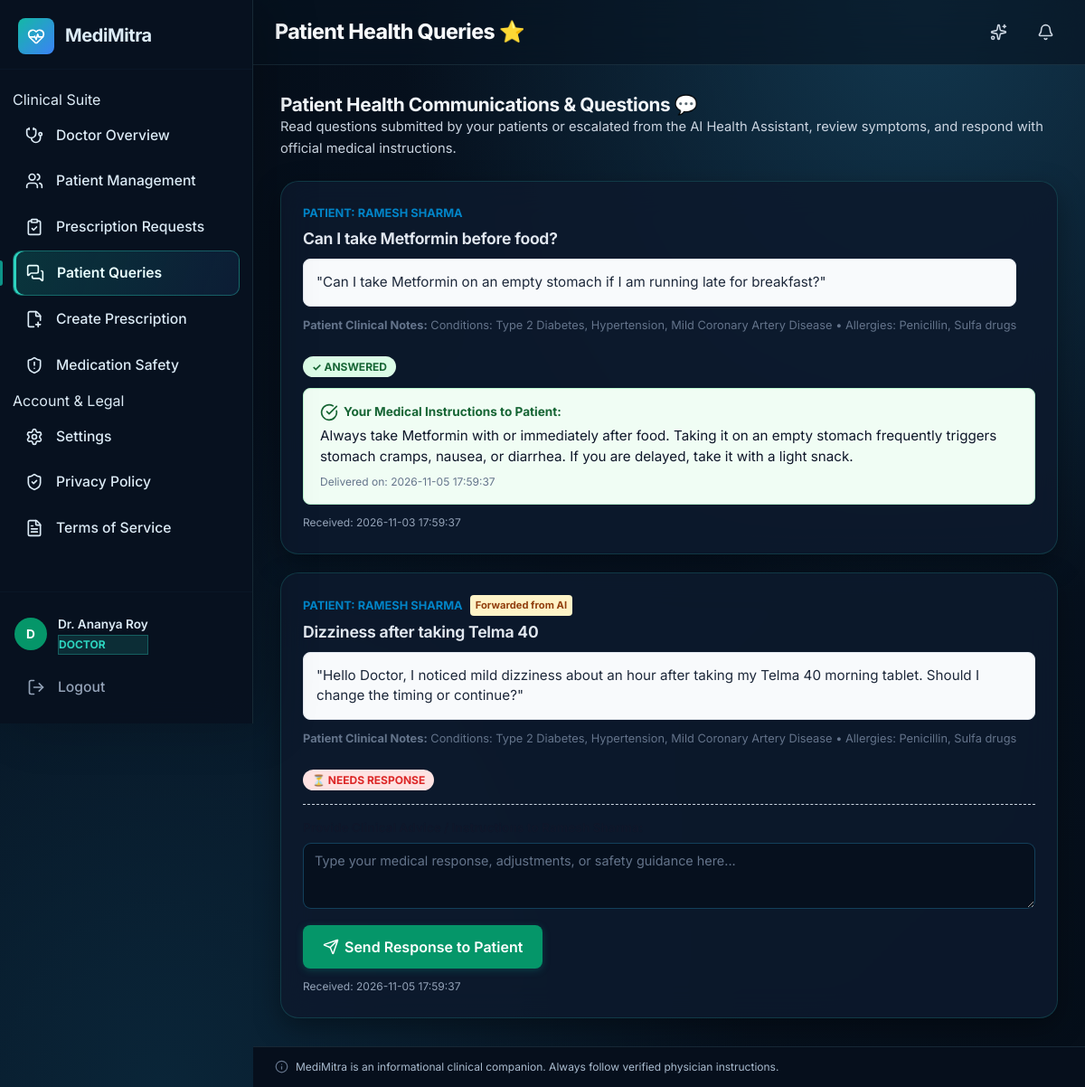
The app's page /doctor/queries (signed in) with its own data.
### tables this page shows
CREATE TABLE users (
    id INTEGER PRIMARY KEY AUTOINCREMENT,
    username TEXT UNIQUE NOT NULL,
    email TEXT UNIQUE NOT NULL,
    password_hash TEXT NOT NULL,
    full_name TEXT NOT NULL,
    role TEXT NOT NULL DEFAULT 'patient',  -- 'patient' or 'caregiver'
    phone TEXT,
    created_at TIMESTAMP DEFAULT CURRENT_TIMESTAMP,
    updated_at TIMESTAMP DEFAULT CURRENT_TIMESTAMP
, is_active INTEGER DEFAULT 1, language TEXT DEFAULT en, auto_camera INTEGER DEFAULT 1);

CREATE TABLE patient_queries (
        id INTEGER PRIMARY KEY AUTOINCREMENT,
        patient_id INTEGER NOT NULL,
        doctor_id INTEGER,
        subject TEXT NOT NULL,
        question TEXT NOT NULL,
        image_path TEXT,
        prescription_id INTEGER,
        status TEXT DEFAULT 'pending',
        doctor_response TEXT,
        doctor_notes TEXT,
        escalated_from_ai INTEGER DEFAULT 0,
        answered_at TIMESTAMP,
        created_at TIMESTAMP DEFAULT CURRENT_TIMESTAMP,
        FOREIGN KEY (patient_id) REFERENCES users(id),
        FOREIGN KEY (doctor_id) REFERENCES users(id)
    );

CREATE TABLE patient_profiles (
        user_id INTEGER PRIMARY KEY,
        age INTEGER,
        gender TEXT,
        blood_group TEXT,
        allergies TEXT,
        conditions TEXT,
        emergency_contact_name TEXT,
        emergency_contact_phone TEXT,
        emergency_contact_relation TEXT,
        created_at TIMESTAMP DEFAULT CURRENT_TIMESTAMP,
        FOREIGN KEY (user_id) REFERENCES users(id)
    );

### routes/doctor.py (the view)
@doctor_bp.route("/queries", methods=["GET"])
@login_required
def queries():
    profile = _require_verified_doctor()
    if not profile:
        abort(403)
    doc_id = session["user_id"]
    incoming = query_db(
        """SELECT pq.*, u.full_name AS patient_name, u.email AS patient_email, pp.allergies, pp.conditions
           FROM patient_queries pq
           JOIN users u ON u.id = pq.patient_id
           LEFT JOIN patient_profiles pp ON pp.user_id = u.id
           WHERE pq.doctor_id = ? OR pq.doctor_id IS NULL
           ORDER BY pq.status ASC, pq.created_at DESC""",
        [doc_id]
    )
    return render_template("doctor_queries.html", queries=incoming)

### templates/doctor_queries.html (shortened to what this page needs)
{% extends "base.html" %}
{% block page_title %}Patient Health Queries ⭐{% endblock %}
{% block content %}
<div style="max-width: 1000px; margin: 0 auto;">
    <div style="margin-bottom: 24px;">
        <h2>Patient Health Communications &amp; Questions 💬</h2>
        <p style="color:#64748b;">Read questions submitted by your patients or escalated from the AI Health Assistant, review symptoms, and respond with official medical instructions.</p>
    </div>
    <div style="display:flex; flex-direction:column; gap:20px;">
        {% if queries %}
            {% for q in queries %}
            <div class="card" style="padding:24px; border-left:4px solid {% if q.status == 'answered' %}#16a34a{% else %}#f59e0b{% endif %};">
                <div style="display:flex; justify-content:space-between; align-items:flex-start; flex-wrap:wrap; gap:12px;">
                    <div>
                        <div style="display:flex; align-items:center; gap:8px;">
                            <span style="font-size:0.8rem; font-weight:700; color:#0284c7; text-transform:uppercase;">
                                Patient: {{ q.patient_name }}
                            </span>
                            {% if q.escalated_from_ai %}
                            <span style="background:#fef3c7; color:#92400e; font-size:0.7rem; font-weight:700; padding:2px 6px; border-radius:4px;">
                                Forwarded from AI
                            </span>
                            {% endif %}
                        </div>
                        <h3 style="margin:6px 0; font-size:1.15rem; color:#0f172a;">{{ q.subject }}</h3>
                        <div style="background:#f8fafc; border:1px solid #e2e8f0; border-radius:8px; padding:14px; margin:10px 0; font-size:0.95rem; color:#1e293b; line-height:1.5;">
                            "{{ q.question }}"
                        </div>
                        {% if q.allergies or q.conditions %}
                        <div style="font-size:0.8rem; color:#64748b; margin-bottom:8px;">
                            <strong>Patient Clinical Notes:</strong> Conditions: {{ q.conditions or 'None' }} • Allergies: {{ q.allergies or 'None' }}
                        </div>
                        {% endif %}
                    </div>
                    <div>
                        {% if q.status == 'answered' %}
                        <span style="background:#dcfce7; color:#166534; padding:4px 10px; border-radius:9999px; font-size:0.75rem; font-weight:700; text-transform:uppercase;">
                            ✓ Answered
                        </span>
                        {% else %}
                        <span style="background:#fee2e2; color:#dc2626; padding:4px 10px; border-radius:9999px; font-size:0.75rem; font-weight:700; text-transform:uppercase;">
                            ⏳ Needs Response
                        </span>
                        {% endif %}
                    </div>
                </div>
                {% if q.doctor_response %}
                <div style="background:#f0fdf4; border:1px solid #bbf7d0; border-radius:8px; padding:14px 18px; margin-top:12px;">
                    <div style="font-weight:700; color:#166534; font-size:0.85rem; margin-bottom:4px; display:flex; align-items:center; gap:6px;">
                        <i data-lucide="check-circle" style="width:16px;height:16px;"></i>
                        <span>Your Medical Instructions to Patient:</span>
                    </div>
                    <div style="color:#0f172a; font-size:0.95rem; line-height:1.5;">
                        {{ q.doctor_response }}
                    </div>
                    <div style="font-size:0.75rem; color:#64748b; margin-top:6px;">
                        Delivered on: {{ q.answered_at }}
                    </div>
                </div>
                {% else %}
                <form method="POST" action="{{ url_for('doctor.respond_query', query_id=q.id) }}" style="margin-top:14px; border-top:1px dashed #cbd5e1; padding-top:14px;">
                    <label style="font-weight:700; font-size:0.85rem; color:#0f172a; display:block; margin-bottom:6px;">
                    </label>
                    <textarea name="response" rows="3" placeholder="Type your medical response, adjustments, or safety guidance here..." required style="width:100%; padding:10px 12px; border:1px solid #cbd5e1; border-radius:6px; font-family:inherit; font-size:0.9rem; margin-bottom:10px;"></textarea>
                    <button type="submit" class="btn btn-primary" style="background:#059669; border:none; display:inline-flex; align-items:center; gap:6px;">
                        <i data-lucide="send" style="width:14px;height:14px;"></i>
                        <span>Send Response to Patient</span>
                    </button>
                </form>
                {% endif %}
                <div style="font-size:0.75rem; color:#94a3b8; margin-top:10px;">
                    Received: {{ q.created_at }}
                </div>
            </div>
            {% endfor %}
        {% else %}
            <div class="card" style="text-align:center; padding:48px; color:#64748b;">
                <i data-lucide="inbox" style="width:48px;height:48px;color:#cbd5e1;margin-bottom:12px;"></i>
                <p style="margin:0; font-weight:600;">No patient queries waiting.</p>
            </div>
        {% endif %}
    </div>
</div>
{% endblock %}

### templates/base.html (shortened to what this page needs)
<!DOCTYPE html>
<html lang="en">
<head>
    <link rel="stylesheet" href="{{ url_for('static', filename='css/style.css') }}">
    <link rel="stylesheet" href="{{ url_for('static', filename='css/responsive.css') }}">
</head>
<body>
    {% if current_user %}
    <aside class="sidebar" id="sidebar">
        <div class="sidebar-header">
            <div class="logo">
                <div class="logo-icon">
                    <i data-lucide="heart-pulse"></i>
                </div>
                <span class="logo-text">MediMitra</span>
            </div>
        </div>
        <nav class="sidebar-nav">
            <ul>
                {% if current_user.role == 'patient' %}
                <li class="nav-section-label"><span>Patient Care</span></li>
                <li><a href="{{ url_for('dashboard.index') }}" class="nav-link {% if request.endpoint == 'dashboard.index' %}active{% endif %}"><i data-lucide="layout-dashboard"></i><span>Health Overview</span></a></li>
                <li><a href="{{ url_for('scanner.medicine_scan') }}" class="nav-link {% if request.endpoint == 'scanner.medicine_scan' %}active{% endif %}"><i data-lucide="scan"></i><span>AI Medicine Scanner</span></a></li>
                <li><a href="{{ url_for('scanner.scan') }}" class="nav-link {% if request.endpoint == 'scanner.scan' %}active{% endif %}"><i data-lucide="file-text"></i><span>Prescription Scanner</span></a></li>
                <li><a href="{{ url_for('prescriptions.index') }}" class="nav-link {% if request.endpoint == 'prescriptions.index' %}active{% endif %}"><i data-lucide="file-check-2"></i><span>My Prescriptions</span></a></li>
                <li><a href="{{ url_for('medicines.index') }}" class="nav-link {% if request.endpoint and 'medicines' in request.endpoint %}active{% endif %}"><i data-lucide="pill"></i><span>Medicine Cabinet</span></a></li>
                <li><a href="{{ url_for('schedule.index') }}" class="nav-link {% if request.endpoint and 'schedule' in request.endpoint %}active{% endif %}"><i data-lucide="calendar-clock"></i><span>Smart Reminders</span></a></li>
                <li><a href="{{ url_for('assistant.index') }}" class="nav-link {% if request.endpoint and 'assistant' in request.endpoint %}active{% endif %}"><i data-lucide="bot"></i><span>AI Health Assistant</span></a></li>
                <li><a href="{{ url_for('queries.patient_queries') }}" class="nav-link {% if request.endpoint and 'queries' in request.endpoint %}active{% endif %}"><i data-lucide="message-square-plus"></i><span>Ask My Doctor</span></a></li>
                <li><a href="{{ url_for('records.index') }}" class="nav-link {% if request.endpoint and 'records' in request.endpoint %}active{% endif %}"><i data-lucide="clipboard-list"></i><span>Health Records</span></a></li>
                <li><a href="{{ url_for('safety.index') }}" class="nav-link {% if request.endpoint and 'safety' in request.endpoint %}active{% endif %}"><i data-lucide="shield-check"></i><span>Safety Centre</span></a></li>
                <li><a href="{{ url_for('reports.index') }}" class="nav-link {% if request.endpoint and 'reports' in request.endpoint %}active{% endif %}"><i data-lucide="bar-chart-3"></i><span>Adherence Reports</span></a></li>
                {% elif current_user.role == 'doctor' %}
                <li class="nav-section-label"><span>Clinical Suite</span></li>
                <li><a href="{{ url_for('doctor.index') }}" class="nav-link {% if request.endpoint == 'doctor.index' %}active{% endif %}"><i data-lucide="stethoscope"></i><span>Doctor Overview</span></a></li>
                <li><a href="{{ url_for('doctor.patients') }}" class="nav-link {% if request.endpoint in ['doctor.patients', 'doctor.patient_detail'] %}active{% endif %}"><i data-lucide="users"></i><span>Patient Management</span></a></li>
                <li><a href="{{ url_for('doctor.prescriptions') }}" class="nav-link "><i data-lucide="clipboard-check"></i><span>Prescription Requests</span></a></li>
                <li><a href="{{ url_for('doctor.queries') }}" class="nav-link {% if request.endpoint == 'doctor.queries' %}active{% endif %}"><i data-lucide="messages-square"></i><span>Patient Queries</span></a></li>
                <li><a href="{{ url_for('doctor.create_prescription') }}" class="nav-link {% if request.endpoint == 'doctor.create_prescription' %}active{% endif %}"><i data-lucide="file-plus-2"></i><span>Create Prescription</span></a></li>
                <li><a href="{{ url_for('doctor.safety') }}" class="nav-link {% if request.endpoint == 'doctor.safety' %}active{% endif %}"><i data-lucide="shield-alert"></i><span>Medication Safety</span></a></li>
                {% elif current_user.role == 'pharmacist' %}
                <li class="nav-section-label"><span>Pharmacy</span></li>
                <li><a href="{{ url_for('pharmacy.index') }}" class="nav-link {% if request.endpoint and 'pharmacy' in request.endpoint %}active{% endif %}"><i data-lucide="store"></i><span>Pharmacy Overview</span></a></li>
                {% endif %}
                <li class="nav-section-label"><span>Account &amp; Legal</span></li>
                <li><a href="{{ url_for('auth.settings') }}" class="nav-link {% if request.endpoint and 'settings' in request.endpoint %}active{% endif %}"><i data-lucide="settings"></i><span>Settings</span></a></li>
                <li><a href="{{ url_for('api.privacy_policy') }}" class="nav-link"><i data-lucide="shield-check"></i><span>Privacy Policy</span></a></li>
                <li><a href="{{ url_for('api.terms_of_service') }}" class="nav-link"><i data-lucide="file-text"></i><span>Terms of Service</span></a></li>
            </ul>
        </nav>
        <div class="sidebar-footer">
            <div class="user-card">
                <div class="user-avatar" style="background: {% if current_user.role == 'doctor' %}#059669{% elif current_user.role == 'admin' %}#4f46e5{% elif current_user.role == 'caregiver' %}#d97706{% else %}#0284c7{% endif %}; color: white;">
                    {{ current_user.full_name[0] | upper }}
                </div>
                <div class="user-info">
                    <span class="user-name">{{ current_user.full_name }}</span>
                    <span class="user-role badge-role" style="font-size:0.75rem; text-transform:uppercase; font-weight:700; color:{% if current_user.role == 'doctor' %}#059669{% elif current_user.role == 'admin' %}#4f46e5{% elif current_user.role == 'caregiver' %}#d97706{% else %}#0284c7{% endif %};">
                        {{ current_user.role }}
                    </span>
                </div>
            </div>
            <a href="{{ url_for('auth.logout') }}" class="nav-link logout-link">
                <i data-lucide="log-out"></i>
                <span>Logout</span>
            </a>
        </div>
    </aside>
    <main class="main-content" id="mainContent">
        <header class="topbar">
            <div class="topbar-title">
                <h1>{% block page_title %}Dashboard{% endblock %}</h1>
            </div>
            <div class="topbar-actions" style="display:flex; align-items:center; gap:12px;">
                <button type="button" class="icon-btn" onclick="playSplashAnimation(true)" title="Replay 3D Intro & Sound" aria-label="Replay 3D Intro">
                    <i data-lucide="sparkles"></i>
                </button>
                <button class="icon-btn" aria-label="Notifications">
                    <i data-lucide="bell"></i>
                </button>
            </div>
        </header>
        <div class="page-content">
            {% block content %}{% endblock %}
        </div>
        <footer class="disclaimer">
            <i data-lucide="info" style="width:14px;height:14px"></i>
            <span>MediMitra is an informational clinical companion. Always follow verified physician instructions.</span>
        </footer>
    </main>
    {% endif %}
</body>
</html>

### records on screen
users: full_name "D", full_name "Dr. Ananya Roy", role "DOCTOR"
patient_queries: patient_name "RAMESH SHARMA", subject "Can I take Metformin before food?", question "Can I take Metformin on an empty stomach if I am running late for breakfast?", conditions "Type 2 Diabetes, Hypertension, Mild Coronary Artery Disease", allergies "Penicillin, Sulfa drugs", status "✓ ANSWERED", doctor_response "Always take Metformin with or immediately after food. Taking it on an empty stomach frequently triggers stomach cramps, nausea, or diarrhea. If you are delayed, take it with a light snack.", answered_at "2026-11-05 17:59:37", created_at "2026-11-03 17:59:37"
patient_queries: patient_name "RAMESH SHARMA", escalated_from_ai "Forwarded from AI", subject "Dizziness after taking Telma 40", question "Hello Doctor, I noticed mild dizziness about an hour after taking my Telma 40 morning tablet. Should I change the timing or continue?", conditions "Type 2 Diabetes, Hypertension, Mild Coronary Artery Disease", allergies "Penicillin, Sulfa drugs", status "⏳ NEEDS RESPONSE", created_at "2026-11-05 17:59:37"
